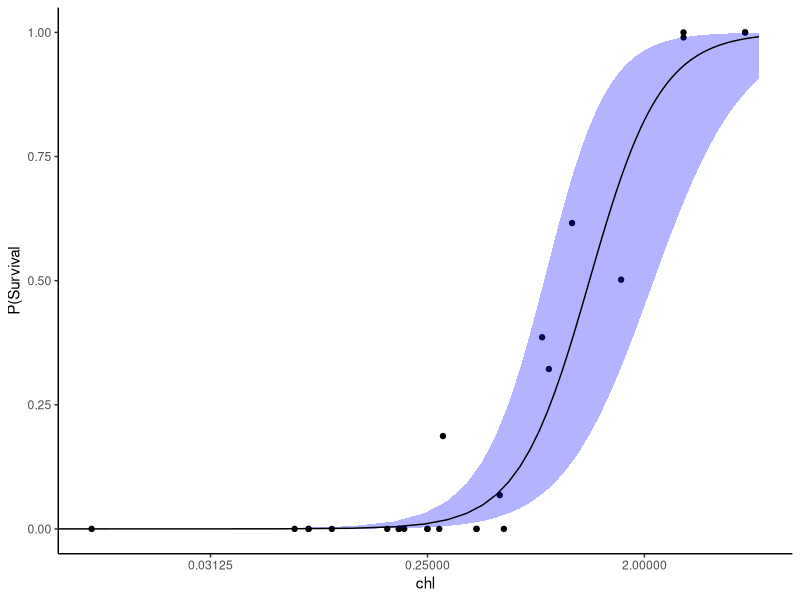
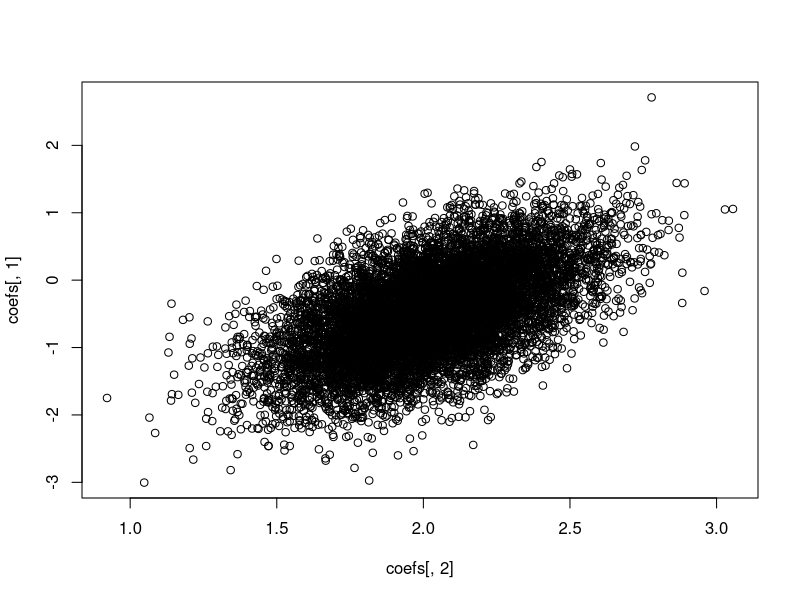
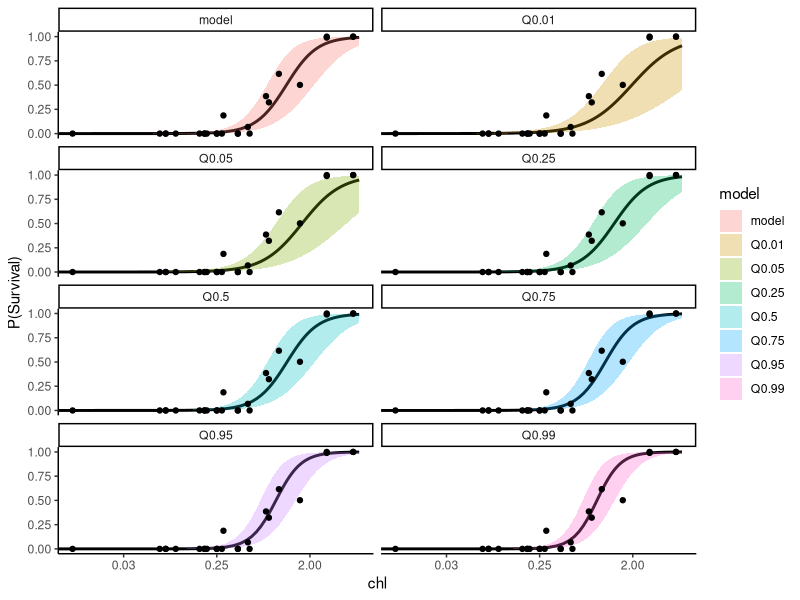
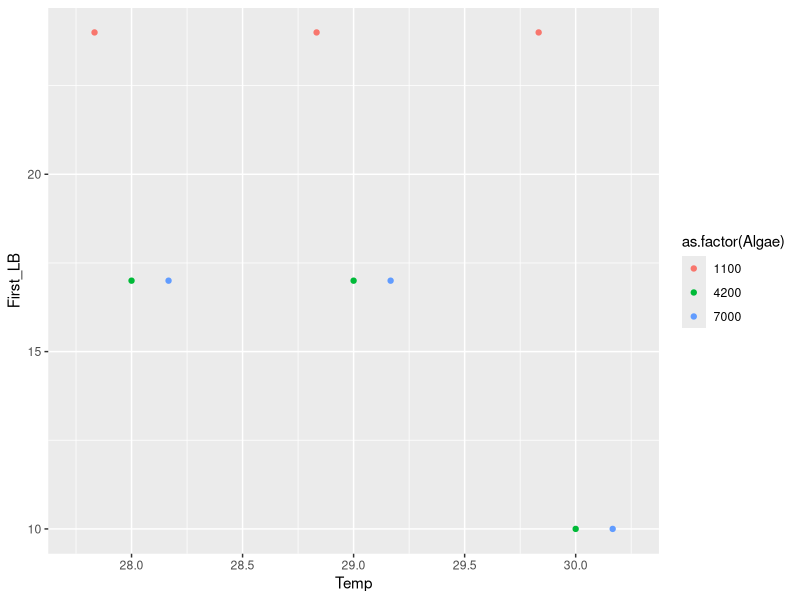
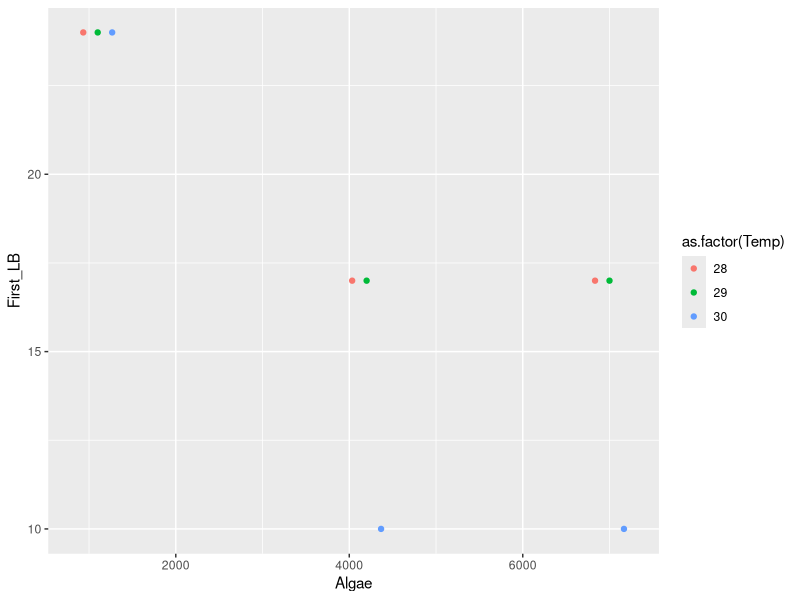
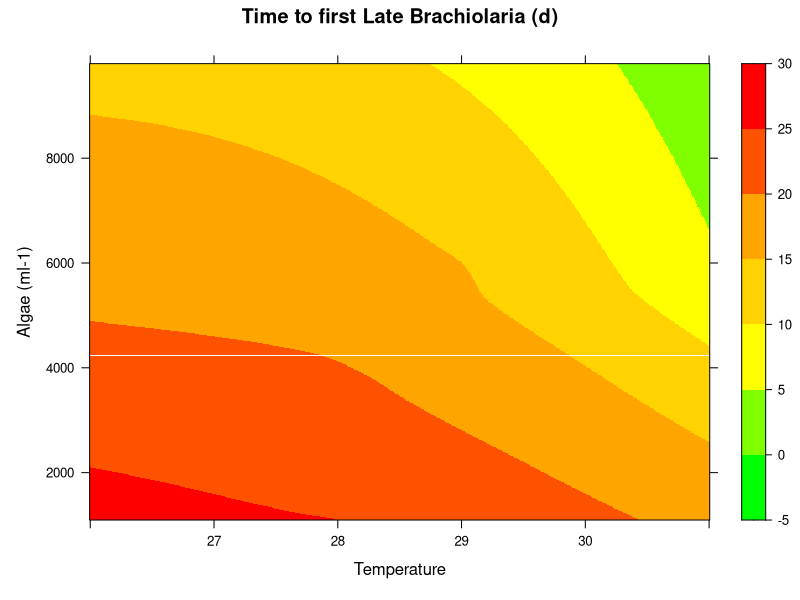
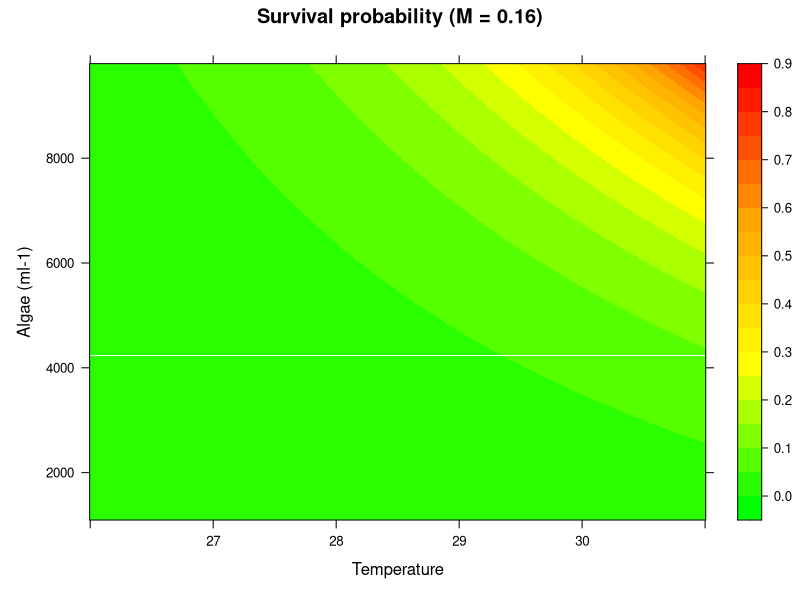

These charts were generated, in order, by the following R code:
# COTS Chlorophyll Functions


# install.packages("DHARMa")
# install.packages("effects")
# install.packages("sjPlot")
library(ggplot2)
# library(DHARMa)
# library(sjPlot)
library(lme4)
library(car)
library(effects)
library(MASS)

inv.logit = function(x) {
  exp(x)/(1+exp(x))
}



fab = read.csv("Data/ChlorophyllModel/Fabricius.csv")
fab$weights = 100
fab=fab[which(fab$keep),]
car::logit(fab$surv/100)
# chl.lm$coefficients = c(1,2.2)
chl.lm = lm(car::logit(surv/100, adjust = 0.001)~log(chl,base = 2), data=fab)

xlevels = as.list(data.frame(chl = seq(0, 6,len = 100)))
newdata = as.data.frame(Effect("chl", chl.lm, xlevels = xlevels))
newdata$fit = inv.logit(newdata$fit)
newdata$lower = inv.logit(newdata$lower)
newdata$upper = inv.logit(newdata$upper)

ggplot(data = newdata, aes(y = fit, x = chl)) + 
  geom_point(data = fab,aes(y = surv/100)) + 
  geom_ribbon(aes(ymin = lower, ymax = upper),fill = "blue", alpha = 0.3) + 
  geom_line() + scale_y_continuous("P(Survival") +
  theme_classic() + scale_x_continuous(trans="log2")

coefs <- MASS::mvrnorm(n = 10000, mu = coefficients(chl.lm), Sigma = vcov(chl.lm))
plot(coefs[,1]~coefs[,2])
mean(coefs[,1]); mean(coefs[,2])

coefs.quants = rbind(quantile(coefs[,2], probs = c(0.005,0.01, 0.015)),
                     quantile(coefs[,2], probs = c(0.045,0.05, 0.055)),
                     quantile(coefs[,2], probs = c(0.245,0.25, 0.255)),
                     quantile(coefs[,2], probs = c(0.495,0.5, 0.505)),
                     quantile(coefs[,2], probs = c(0.745,0.75, 0.755)),
                     quantile(coefs[,2], probs = c(0.945,0.95, 0.955)),
                     quantile(coefs[,2], probs = c(0.985,0.99, 0.995)))

quants = data.frame(Int=NA, chl=NA, Quant=NA)[-1,]
for (i in 1:nrow(coefs.quants)){
  quants[i,2] = coefs.quants[i,2]
  quants[i,1] = median(coefs[which(coefs[,2] >= coefs.quants[i,1] & 
                                     coefs[,2] <= coefs.quants[i,3]),1])  
}
#Quantile Coefficient

quants$Quant = c("Q0.01","Q0.05", "Q0.25", "Q0.5", "Q0.75", "Q0.95", "Q0.99")
quants = rbind(quants, c(coef(chl.lm), "model"))

# inv.logit(predict(chl.lm, newdata = data.frame(chl=10),type = "response"))

# save(chl.lm, coefs.quants, file="Data/ChlorophyllModel/ChlModelParams.RData")

modelfits = data.frame(chl=NA, fit=NA, lower=NA, upper=NA, model=NA)[-1,]
# Check to see what it looks like
for (i in 1:nrow(quants)) {
  chl.lm$coefficients = as.numeric(quants[i,1:2])
  newdata = as.data.frame(Effect("chl", chl.lm, xlevels = xlevels))
  newdata$fit = inv.logit(newdata$fit)
  newdata$lower = inv.logit(newdata$lower)
  newdata$upper = inv.logit(newdata$upper)
  newdata$model = quants[i,3]
  modelfits = rbind(modelfits, newdata)
}

modelfits$model = factor(modelfits$model)
#newdata$chl = log(newdata$chl, base = 2)
ggplot(data = modelfits, aes(y = fit, x = chl)) + 
  geom_line(size=1) +
  geom_ribbon(aes(ymin = lower, ymax = upper,  fill=model), alpha = 0.3) +
  scale_y_continuous("P(Survival)") +
  geom_point(data = fab,aes(y = surv/100, x=chl)) + 
  theme_classic() + 
  scale_x_continuous(trans="log2", 
                     labels = scales::number_format(accuracy = 0.01)) +
  facet_wrap(~model, ncol = 2)

save(quants, chl.lm, file =  "Data/ChlorophyllModel/ChlModels.RData")
# Sven Model

data=read.csv("Data/ChlorophyllModel/COTS contour.csv", header=T)
attach(data)
library(lattice)

x<-data$Temp
y<-data$Algae
z<-data$First_LB

ggplot(data[-c(2,5),], aes(x=Temp, y=First_LB, color=as.factor(Algae))) + 
  geom_point(position=position_dodge(width = 0.5))
ggplot(data[-c(2,5),], aes(x=Algae, y=First_LB, color=as.factor(Temp))) + 
  geom_point(position=position_dodge(width = 500))
## First late brachs

First_LB.loess = loess(z ~ x*y, degree = 1, span = 1,control=loess.control(surface = "direct"))
fit.glm = lm(z~x*y, data = data)
summary(fit.glm)
First_LB.fit = expand.grid(list(x = seq(26, 31, 0.01), y = seq(1100, 9800, 10)))

z = predict(First_LB.loess, newdata = First_LB.fit)
z2 = predict(fit.glm, newdata = First_LB.fit)
First_LB.fit$LB = as.numeric(z)
First_LB.fit$LB2 = as.numeric(z2)


#par(mfrow=c(2,1), mar=c(4,4,1.5,0), oma=c(4,5,1,5), las=1)
col.l <- colorRampPalette(c('green', 'yellow', 'orange','red'))
levelplot(LB ~ x*y, data = First_LB.fit,
          xlab = "Temperature", ylab = "Algae (ml-1)",
          main = "Time to first Late Brachiolaria (d)", cuts = 10, pretty=T, 
          colourkey="bottom",
          col.regions = col.l
)

# ## Just to get individual values out
# First_LB2.fit = expand.grid(list(x = seq(26, 30, 1), y = seq(1100, 9800, 100)))
# z2 = predict(First_LB.loess, newdata = First_LB2.fit)
# First_LB2.fit$LB = as.numeric(z2)
# First_LB2.fit$Survival<-exp(-0.16*(First_LB2.fit$LB+2))

## test survival prabability: assume: fist brach + 2d can settle

## A) M= 0.05 (asteroid average Rumrill) / B = 0.16 (change in script)

First_LB.fit$Survival<-exp(-0.16*(First_LB.fit$LB+2))
First_LB.fit$Survival2<-exp(-0.16*(First_LB.fit$LB2+2))
levelplot(Survival2 ~ x*y, data = First_LB.fit,
          xlab = "Temperature", ylab = "Algae (ml-1)",
          main = "Survival probability (M = 0.16)", cuts = 15, pretty=T, 
          colourkey="bottom",
          col.regions = col.l
)
